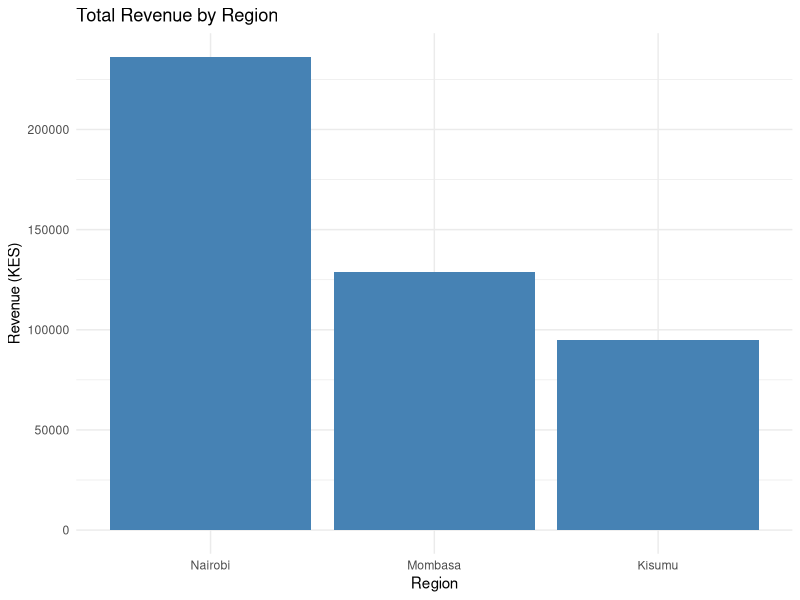
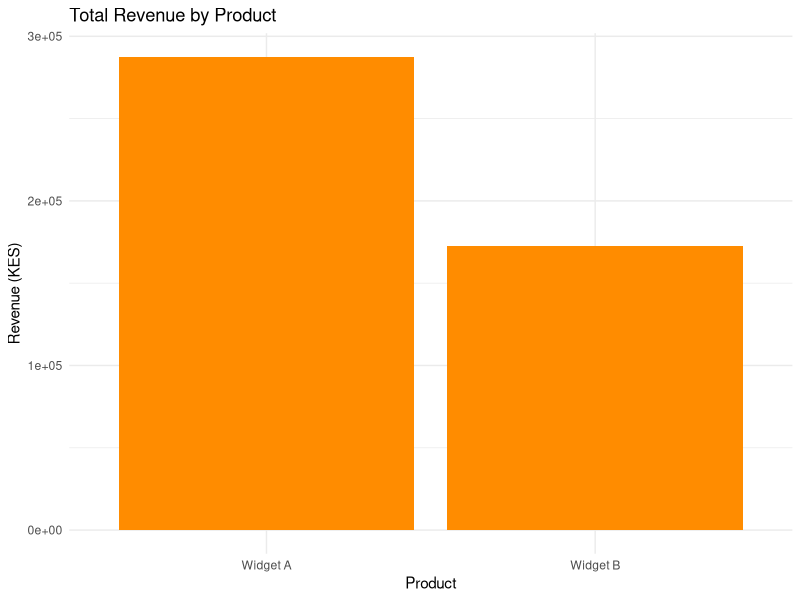

Reproduce these figures in R, in order.
# analysis.R
# Simple exploratory analysis of weekly sales data
# This is the script people will edit during the Git tutorial

library(dplyr)
library(ggplot2)

# --- Load data ---
sales <- read.csv("data/sales_sample.csv")

# --- Quick look ---
str(sales)
summary(sales)

# --- Total revenue by region (edited locally) ----
revenue_by_region <- sales %>%
  group_by(region) %>%
  summarise(total_revenue = sum(revenue), .groups = "drop") %>%
  arrange(desc(total_revenue))

print(revenue_by_region)

# --- Total revenue by region (edited locally) ---
ggplot(revenue_by_region, aes(x = reorder(region, -total_revenue), y = total_revenue)) +
  geom_col(fill = "steelblue") +
  labs(
    title = "Total Revenue by Region",
    x = "Region",
    y = "Revenue (KES)"
  ) +
  theme_minimal()

# TODO (tutorial exercise): add a second summary, e.g. revenue by product,
# commit it, push it, and open a pull 
# --- Total revenue by region (edited on GitHub) ---
revenue_by_product <- sales %>%
  group_by(product) %>%
  summarise(
    total_units = sum(units_sold),
    total_revenue = sum(revenue),
    .groups = "drop"
  ) %>%
  arrange(desc(total_revenue))

print(revenue_by_product)
# --- Plot: revenue by product ---
ggplot(revenue_by_product, aes(x = product, y = total_revenue)) +
  geom_col(fill = "darkorange") +
  labs(
    title = "Total Revenue by Product",
    x = "Product",
    y = "Revenue (KES)"
  ) +
  theme_minimal()
